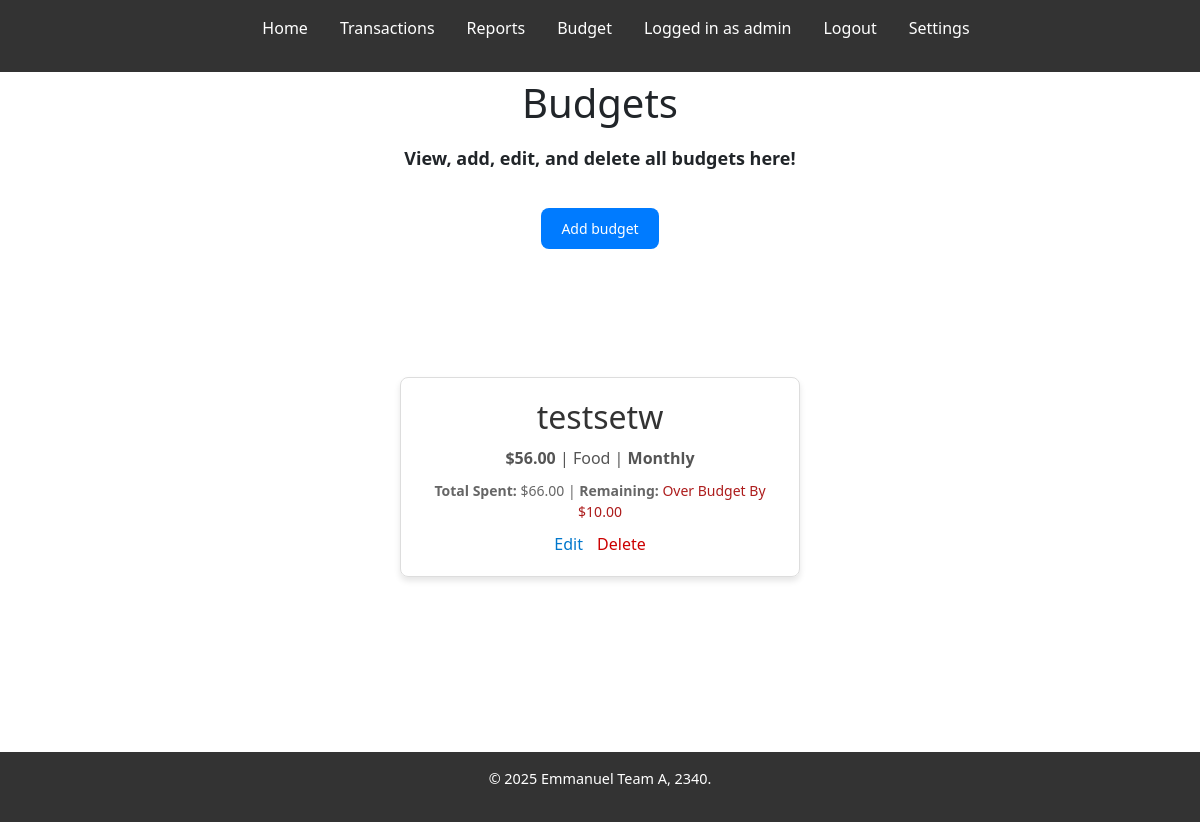
Screenshot of /budget/ (signed in) with the database file from the repository.
### accounts/models.py (models this page shows)
class CustomUser(AbstractUser):
    security_question = models.TextField(max_length=255)
    security_answer = models.TextField(max_length=255)
    is_2fa_enabled = models.BooleanField(default=False)
    two_factor_secret = models.TextField(max_length=64, null=True, blank=True)
    two_factor_expiry = models.DateTimeField(null=True, blank=True)

### budget/models.py (models this page shows, shortened)
class Budget(models.Model):
    name = models.CharField(max_length=100)
    amount = models.DecimalField(max_digits=10, decimal_places=2)
    category = models.ForeignKey(Category, on_delete=models.CASCADE)
    timeframe = models.CharField(
        max_length=10,
        choices=[('daily', 'Daily'), ('weekly', 'Weekly'), ('monthly', 'Monthly')]
    )
    user = models.ForeignKey(
        settings.AUTH_USER_MODEL,
        on_delete=models.CASCADE,  # Ensures the budget is deleted when the user is deleted
        related_name="budgets",  # Allows reverse access via 'user.budgets'
    )
    class Meta:
        constraints = [
            models.UniqueConstraint(fields=['user', 'category', 'timeframe'], name='unique_user_category_timeframe')
        ]
    def total_spent(self, period):
        expenses = Expense.objects.filter(
            category=self.category,
            date__gte=self.get_date_range(period),  # Assume get_date_range handles period-based filtering
        )
        return sum(expense.amount for expense in expenses)
    def get_date_range(self, period):
        today = timezone.now().date()
        if period == 'daily':
            return today
        elif period == 'weekly':
            return today - timedelta(days=today.weekday())  # Start of the week (Monday)
        elif period == 'monthly':
            return today.replace(day=1)  # Start of the month
        return today

### expense/models.py (models this page shows, shortened)
class Category(models.Model):
    name = models.CharField(max_length=100)

### budget/views.py (the view)
# urls.py: path('', views.budget_list, name='budget_list'),
@login_required
def budget_list(request):
    manager = BudgetManager()
    budget_data = manager.get_budget_summaries(request.user)
    return render(request, 'budget/budget_list.html', {'budget_data': budget_data})

### budget/utils/budget_manager.py (called while the page is built)
    def __new__(cls):
        if cls._instance is None:
            cls._instance = super(BudgetManager, cls).__new__(cls)
        return cls._instance

    def get_budget_summaries(self, user):
        budgets = Budget.objects.filter(user=user).order_by('timeframe')
        budget_data = []
        for budget in budgets:
            total_spent = budget.total_spent(budget.timeframe)
            remaining_amount = budget.amount - total_spent
            over_budget = total_spent - budget.amount if total_spent > budget.amount else None
            budget.remaining_amount = remaining_amount
            budget.over_budget = over_budget
            budget_data.append({
                'budget': budget,
                'total_spent': total_spent,
            })
        return budget_data

### budget/templates/budget/budget_list.html
{% extends "base.html" %}
{% block content %}
    <div style="display: flex; flex-direction: column; justify-content: center; align-items: center; height: 15vh; text-align: center; gap: 10px;">
    <h1>Budgets</h1>
    <p style="font-weight: bold; font-size: 18px;">View, add, edit, and delete all budgets here!</p>
        <a
            href="{% url 'add_budget' %}"
            style="
                margin-top: 10px;
                padding: 10px 20px;
                background-color: #007BFF;
                color: #fff;
                border: none;
                border-radius: 8px;
                cursor: pointer;
                font-size: 14px;
                text-decoration: none;
                transition: background-color 0.3s ease;"
            onmouseover="this.style.backgroundColor='#0056b3'"
            onmouseout="this.style.backgroundColor='#007BFF'"
        >Add budget</a>
    </div>
    <div style="margin-top: 30px; display: flex; flex-direction: column; align-items: center; justify-content: center; width: 100%;">
            {% for item in budget_data %}
                <div style="
                border: 1px solid #ddd;
                padding: 20px;
                margin-bottom: 20px;
                border-radius: 8px;
                box-shadow: 0px 4px 6px rgba(0, 0, 0, 0.1);
                max-width: 400px;
                width: 100%;
                text-align: center;"
            >
                    <h2 style="margin: 0; color: #333;">{{ item.budget.name }}</h2>
                <p style="margin: 10px 0; font-size: 16px; color: #555;">
                    <span><strong>${{ item.budget.amount }}</strong></span> |
                    <span>{{ item.budget.category.name }}</span> |
                    <span style="font-weight: bold;">{{ item.budget.get_timeframe_display }}</span>
                </p>
                <p style="margin: 10px 0; font-size: 14px; color: #666;">
                    <strong>Total Spent:</strong> ${{ item.total_spent }} |
                <strong>Remaining:</strong>
                    {% if item.budget.over_budget %}
                        <span style="color: #ad1c1c;">Over Budget By ${{ item.budget.over_budget }}</span>
                    {% else %}
                        ${{ item.budget.remaining_amount }}
                    {% endif %}
                </p>
                <div style="margin-top: 10px;">
                    <a href="{% url 'edit_budget' item.budget.pk %}" style="margin-right: 10px; color: #0077cc; text-decoration: none;">Edit</a>
                    <a href="{% url 'delete_budget' item.budget.pk %}" style="color: #cc0000; text-decoration: none;">Delete</a>
                </div>
            </div>
        {% endfor %}
    </div>
{% endblock %}

### moneyparce/templates/base.html (shortened to what this page needs)
{% load static %}
<!DOCTYPE html>
<html lang="en">
<head>
    <link rel="stylesheet" href="{% static 'css/style.css' %}">
    <link href="https://cdn.jsdelivr.net/npm/bootstrap@5.3.3/dist/css/bootstrap.min.css" rel="stylesheet"
>
</head>
<body>
<div class="wrapper">
    <header>
        <nav>
            <ul>
                <li><a class="nav-link" href="{% url 'home' %}">Home</a></li>
                {% if user.is_authenticated %}
                    <li><a class="nav-link" href="{% url 'transactions' %}">Transactions</a></li>
                    <li><a class="nav-link" href="{% url 'reports_home' %}">Reports</a></li>
                    <li><a class="nav-link" href="{% url 'budget_list' %}">Budget</a></li>
                    <li><a class="nav-link disabled" style="color: #fff;">Logged in as {{ user.username }}</a></li>
                    <li><a class="nav-link" href="{% url 'logout' %}">Logout</a></li>
                    <li><a class="nav-link" href="{% url 'settings' %}">Settings</a></li>
                {% else %}
                    <li><a class="nav-link" href="{% url 'login' %}">Login</a></li>
                    <li><a class="nav-link" href="{% url 'register' %}">Register</a></li>
                {% endif %}
            </ul>
        </nav>
    </header>
    <main>
        {% block content %}{% endblock %}
    </main>
    <footer>
        <p>&copy; {% now "Y" %} Emmanuel Team A, 2340.</p>
    </footer>
</div>
</body>
</html>

### moneyparce/static/css/style.css (style rules this page uses)
* { margin: 0; padding: 0; box-sizing: border-box; }
html { height : 100%; }
body { height: 100%; font-family: Arial, sans-serif; line-height: 1.6; background-color: #f4f4f4; color: #333; margin: 0; padding: 0; }
header { background-color: #333; color: #fff; padding: 1rem 0; }
header nav ul { list-style: none; display: flex; justify-content: center; }
header nav ul li { margin: 0 1rem; }
header nav ul li a { color: #fff; text-decoration: none; font-weight: bold; }
main { min-height: 85vh; flex-grow: 1; display: grid; grid-template-rows: auto 1fr auto; padding: 2rem; }
footer { width: 100%; bottom: 0; background-color: #333; color: #fff; text-align: center; padding: 1rem 0; font-size: 0.9rem; }
h2 { font-weight: 600; }
.wrapper { min-height: 100%; display: grid; grid-template-rows: auto 1fr auto; }

### moneyparce/templates/base.html (style rules this page uses)
nav a.nav-link { font-weight: 500; color: #ffffff; }
nav a.nav-link.disabled { color: #cccccc; }

### rows the page displays
CustomUser: username "admin"
Budget: budget.name "testsetw", budget.amount "56.00", budget.category.name "Food", budget.timeframe "Monthly", total_spent "66.00", budget.over_budget "10.00"
